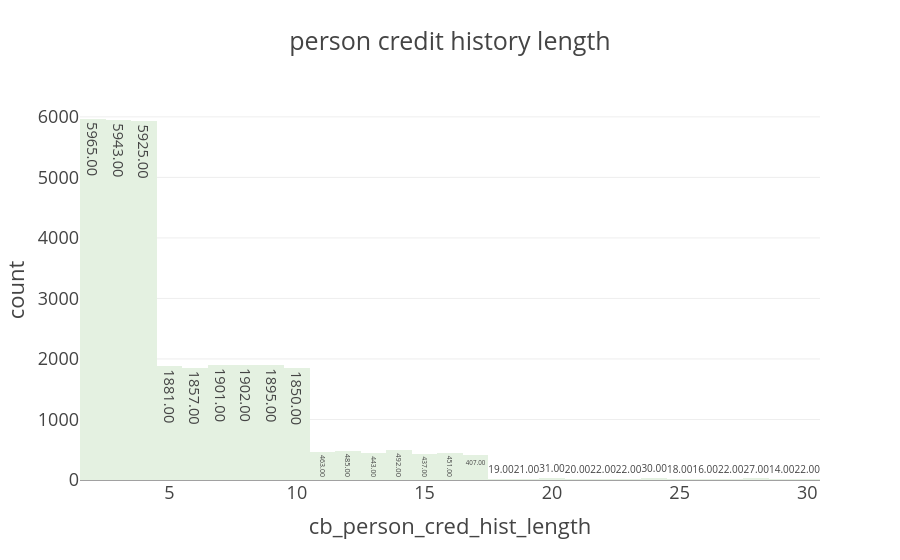

Source (notebook cell):
### Code cell
fig=px.histogram(data, x = 'cb_person_cred_hist_length', text_auto = '.2f',template = 'presentation', title = 'person credit history length',color_discrete_sequence=px.colors.sequential.Mint)
fig.update_layout()
fig.show()

### Figure 1 — Plotly figure (JSON) as saved in the notebook; plotly's stock layout.template omitted (floating-point values rounded to 4 significant figures; data arrays with more than 128 entries replaced by an {"elided": "..."} marker saying what was removed)
{"data": [{"bingroup": "x", "hovertemplate": "cb_person_cred_hist_length=%{x}<br>count=%{y}<extra></extra>", "legendgroup": "", "marker": {"color": "rgb(228, 241, 225)", "pattern": {"shape": ""}}, "name": "", "orientation": "v", "showlegend": false, "texttemplate": "%{value:.2f}", "x": {"elided": "32581 int values"}, "xaxis": "x", "yaxis": "y", "type": "histogram"}], "layout": {"xaxis": {"anchor": "y", "domain": [0.0, 1.0], "title": {"text": "cb_person_cred_hist_length"}}, "yaxis": {"anchor": "x", "domain": [0.0, 1.0], "title": {"text": "count"}}, "legend": {"tracegroupgap": 0}, "title": {"text": "person credit history length"}, "barmode": "relative"}}
